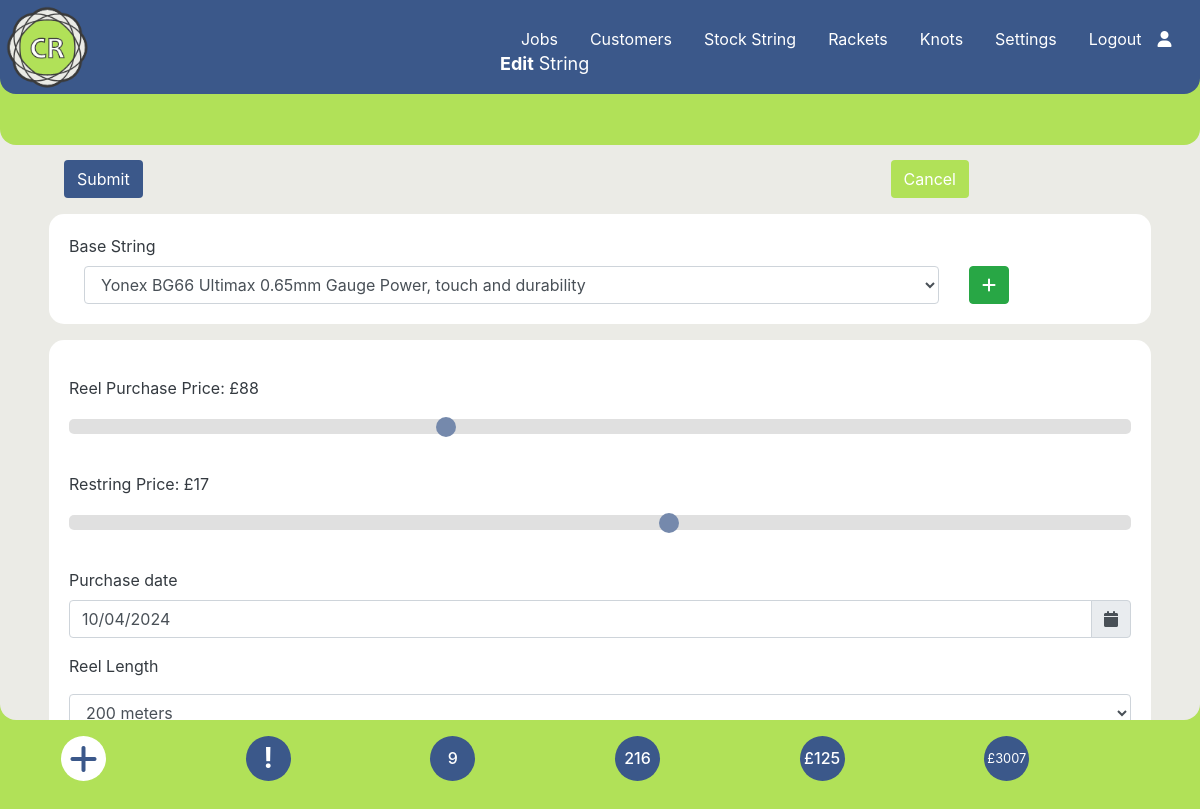
The app's page /editstring.php?stringid=3&sportid=1 (signed in) with its own data.
### tables this page shows
CREATE TABLE `settings` (
  `id` int(5) NOT NULL,
  `description` varchar(20) NOT NULL,
  `value` varchar(5) NOT NULL
);

CREATE TABLE `string` (
  `stringid` int(5) NOT NULL,
  `stock_id` varchar(50) NOT NULL,
  `string_number` varchar(4) NOT NULL,
  `Owner_supplied` varchar(3) NOT NULL,
  `purchase_date` varchar(10) NOT NULL,
  `note` varchar(100) NOT NULL,
  `reel_no` int(6) NOT NULL,
  `reel_price` varchar(6) NOT NULL,
  `racket_price` varchar(5) NOT NULL,
  `empty` int(1) NOT NULL,
  `lengthid` int(5) NOT NULL
);

### editstring.php (the view, shortened to what this page needs)
<?php require_once('./Connections/wcba.php');
require_once('./menu.php');
$current_month_text = date("F");
$current_month_numeric = date("m");
$current_year = date("Y");
$query_Recordset2 = "SELECT * FROM string LEFT JOIN all_string ON string.stock_id = all_string.string_id WHERE stringid = " . $_GET['stringid'];
$Recordset2 = mysqli_query($conn, $query_Recordset2) or die(mysqli_error($conn));
$row_Recordset2 = mysqli_fetch_assoc($Recordset2);
$query_Recordset1 = "SELECT * FROM all_string ORDER BY string_id ASC;";
$Recordset1 = mysqli_query($conn, $query_Recordset1) or die(mysqli_error($conn));
$row_Recordset1 = mysqli_fetch_assoc($Recordset1);
$query_Recordset6 = "SELECT * FROM stringjobs WHERE collection_date LIKE '___" . $current_month_numeric . "/" . $current_year . "%'ORDER BY job_id ASC;";
$Recordset6 = mysqli_query($conn, $query_Recordset6) or die(mysqli_error($conn));
$totalRows_Recordset6 = mysqli_num_rows($Recordset6);
$query_Recordset7 = "SELECT * FROM stringjobs ORDER BY job_id ASC;";
$Recordset7 = mysqli_query($conn, $query_Recordset7) or die(mysqli_error($conn));
$totalRows_Recordset7 = mysqli_num_rows($Recordset7);
$query_Recordset8 = "SELECT SUM(price) as SUM from stringjobs;";
$Recordset8 = mysqli_query($conn, $query_Recordset8) or die(mysqli_error($conn));
$row_Recordset8 = mysqli_fetch_assoc($Recordset8);
$sum = $row_Recordset8['SUM'];
$query_Recordset9 = "SELECT SUM(price) as SUM from stringjobs WHERE paid != '1';";
$Recordset9 = mysqli_query($conn, $query_Recordset9) or die(mysqli_error($conn));
$row_Recordset9 = mysqli_fetch_assoc($Recordset9);
$sum_owed = $row_Recordset9['SUM'];
$sql = "SELECT * FROM reel_lengths left join sport on reel_lengths.sport = sport.sportid WHERE sport = " . $_GET['sportid'] . " ORDER BY length asc";
$Recordset5 = mysqli_query($conn, $sql) or die(mysqli_error($conn));
$row_Recordset5 = mysqli_fetch_assoc($Recordset5);
?>
<!DOCTYPE html>
<html lang="en">
<head>
  <link rel="stylesheet" href="https://cdnjs.cloudflare.com/ajax/libs/font-awesome/6.4.2/css/all.min.css">
  <link rel="stylesheet" href="https://stackpath.bootstrapcdn.com/bootstrap/4.3.1/css/bootstrap.min.css">
  <link rel="stylesheet" href="https://cdnjs.cloudflare.com/ajax/libs/font-awesome/6.4.2/css/all.min.css">
  <link rel="stylesheet" href="./css/bootstrap-datetimepicker.min.css" type="text/css" media="all" />
  <link rel="stylesheet" type="text/css" href="https://cdn.datatables.net/1.13.6/css/dataTables.bootstrap4.min.css" />
  <link rel="stylesheet" href="./css/style.css">
</head>
<body data-spy="scroll" data-target="#main-nav">
  <?php
  echo $main_menus; ?>
  <div class="home-section diva">
    <p class="fxdtext"><strong>Edit</strong> String</p>
    <div class="container my-1  firstparaaltej">
      <div class="container  my-1 pb-3 px-1 firstparaej">
        <div class="container  px-1  pt-3 form-text"></div>
        <form method="post" action="./db-update.php">
          <div class="container mt-3" style="margin-top: 120px;">
            <div class="row pt-3">
              <div class="col-9">
                <div>
                  <input class="btn button-colours" type="submit" name="submit" value="Submit">
                </div>
              </div>
              <div class="col-3">
                <div>
                  <a class="btn button-colours-alt" href="./string.php">Cancel</a>
                </div>
              </div>
            </div>
          </div>
          <div class="card cardvp my-3">
            <div class="card-body">
              <label class="text-dark">Base String</label>
              <div class="form-inline">
                <div class="container">
                  <div class="row">
                    <div class="col-10">
                      <select class="form-control" style="width:100%" name="stringid">
                        <?php do {
                          if ($row_Recordset1['string_id'] == $row_Recordset2['stock_id']) { ?>
                            <option value="<?php echo $row_Recordset1['string_id']; ?>" selected="selected">
                              <?php echo $row_Recordset1['brand'] . " " . $row_Recordset1['type'] . " " . $row_Recordset1['notes']; ?>
                            </option>
                          <?php } else { ?>
                            <option value="<?php echo $row_Recordset1['string_id']; ?>">
                              <?php echo $row_Recordset1['brand'] . " " . $row_Recordset1['type'] . " " . $row_Recordset1['notes']; ?>
                            </option>
                          <?php } ?>
                        <?php } while ($row_Recordset1 = mysqli_fetch_assoc($Recordset1)); ?>
                      </select>
                    </div>
                    <div class="col-2">
                      <a href="./addavstring.php?calret=editcust.php" class="btn btn-success"><i class="fa-solid fa-plus"></i></a>
                    </div>
                  </div>
                </div>
              </div>
            </div>
          </div>
          <div class="card cardvp my-3">
            <div class="card-body">
              <div class="row">
                <div class="col-12">
                  <div class="form-group">
                    <div class="slidecontainer">
                      <p class="mt-3 text-dark">Reel Purchase Price: <?php echo $currency; ?><span id="purchpriceV"></span></p>
                      <input type="range" min="0" max="250" value="<?php echo $row_Recordset2['reel_price']; ?>" class="slider" name="purchprice" id="purchprice">
                    </div>
                  </div>
                </div>
                <div class="col-12">
                  <div class="form-group">
                    <div class="slidecontainer">
                      <p class="mt-3 text-dark">Restring Price: <?php echo $currency; ?><span id="racketpriceV"></span></p>
                      <input type="range" min="0" max="30" class="slider" value="<?php echo $row_Recordset2['racket_price']; ?>" name="racketprice" id="racketprice">
                    </div>
                  </div>
                </div>
              </div>
              <label class="mt-3 text-dark">Purchase date</label>
              <div class="form-group">
                <div class="d-flex">
                  <div class="input-group date" id="id_4">
                    <input type="text" value="<?php echo $row_Recordset2['purchase_date']; ?>" name="datepurch" class="form-control" required />
                    <div class="input-group-addon input-group-append">
                      <div class="input-group-text">
                        <i class="glyphicon glyphicon-calendar fa fa-calendar"></i>
                      </div>
                    </div>
                  </div>
                </div>
              </div>
              <p class="mt-3 text-dark">Reel Length</p>
              <div class="form-inline">
                <div class="container">
                  <div class="row">
                    <select class="form-control" style="width:100%" name="length" required>
                      <?php
                      do {
                        if (isset($row_Recordset5['reel_length_id'])) { ?>
                          <?php if ($row_Recordset5['reel_length_id'] == $row_Recordset2['lengthid']) { ?>
                            <option value="<?php echo $row_Recordset5['reel_length_id']; ?>" selected="selected">
                              <?php echo $row_Recordset5['length'] . " meters"; ?>
                            </option>
                          <?php } else { ?>
                            <option value="<?php echo $row_Recordset5['reel_length_id']; ?>">
                              <?php echo $row_Recordset5['length'] . " meters"; ?>
                            </option>
                      <?php }
                        }
                      } while ($row_Recordset5 = mysqli_fetch_assoc($Recordset5));
                      ?>
                    </select>
                  </div>
                </div>
              </div>
            </div>
          </div>
      </div>
    </div>
  </div>
  <div class="container center">
    <div class="p-3 row">
      <div class="col-2">
        <a href="./addavstring.php" type="button" class="dot fa-solid fa-plus fa-2x"></a>
      </div>
      <?php if (!empty($_SESSION['message'])) { ?>
        <div class="col-2">
          <h3 class="blinking" title="Warning Messages" data-toggle="modal" data-target="#warningModal"><strong>!</strong></h3>
        </div>
      <?php } else { ?>
        <div class="col-2">
          <h3 class="dotb" title="Warning Messages"><strong>!</strong></h3>
        </div>
      <?php } ?>
      <div class="col-2">
        <h3 class="dotbt h6 " title="Restrings for <?php echo $current_month_text; ?>"><?php echo $totalRows_Recordset6 ?></h3>
      </div>
      <div class="col-2">
        <a href="#" class="dotbt h6" title="Total restrings"><?php echo $totalRows_Recordset7 ?></a>
      </div>
      <div class="col-2">
        <a href="./jobs-unpaid.php" class="dotbt h6" title="Amount Owed"><?php echo "$currency" . $sum_owed ?></a>
      </div>
      <div class="col-2">
        <a href="#" class="dotbtt h7" title="Total Income"><small><?php echo "$currency" . $sum ?></small></a>
      </div>
    </div>
  </div>
</body>
</html>

### css/style.css (style rules this page uses)
body { background: #b1e158; color: #fff; z-index: 0; }
.fxdtext { position: fixed; top: 50px; left: 200px; font-weight: normal; font-size: 18px; color: #ffffff; z-index: 500; }
@media screen and (max-width: 2500px) { .fxdtext { left: 500px; } }
.center { margin-left: auto; margin-right: auto; }
.home-section { background: #ebebe6; width: 100%; height: 670px; border-bottom-left-radius: 1rem; border-bottom-right-radius: 1rem; z-index: 1; }
@media screen and (max-width: 2500px) { .home-section { height: 720px; } }
a, a:hover, a:focus { color: inherit; text-decoration: none; transition: all 0.3s; }
.dot { height: 45px; width: 45px; background-color: #ffffff; border-radius: 50%; display: inline-block; color: #3b588a; display: flex; align-items: center; justify-content: center; }
.dotb { height: 45px; width: 45px; background-color: #3b588a; color: #ffffff; border-radius: 50%; display: inline-block; display: flex; align-items: center; justify-content: center; }
.dotbt { height: 45px; width: 45px; background-color: #3b588a; color: #ffffff; border-radius: 50%; display: inline-block; display: flex; align-items: center; justify-content: center; }
.dotbtt { height: 45px; width: 45px; background-color: #3b588a; color: #ffffff; border-radius: 50%; display: inline-block; display: flex; align-items: center; justify-content: center; }
.firstparaaltej { padding-top: 90px; z-index: 10; }
.firstparaej { padding-top: 10px; z-index: 1000000; }
.button-colours { background-color: #3b588a; color: white; }
.button-colours-alt { background-color: #b1e158; color: white; }
.form-text { color: #292928; }
.slidecontainer { width: 100%; }
.slider { -webkit-appearance: none; width: 100%; height: 15px; background: #d3d3d3; outline: none; opacity: 0.7; -webkit-transition: 0.2s; transition: opacity 0.2s; border-radius: 5px; }
.nav-item { margin-left: 0rem; }
.nav-link { font-size: 16px; font-weight: 400; color: #ffffff; }
.cardvp { border-radius: 15px; border-style: solid; border-width: 0px; border-color: transparent; }
.diva { overflow-x: hidden; }

### records on screen
settings: value "£"
string: purchprice "88", racketprice "17", datepurch "10/04/2024"

### other values on screen
$_SESSION['loginmenu'] "Logout"
$totalRows_Recordset6 "9"
$totalRows_Recordset7 "216"
$sum_owed "125"
$sum "3007"
form field stringid "Yonex BG66 Ultimax 0.65mm Gauge Power, touch and durability"
form field length "200 meters"
